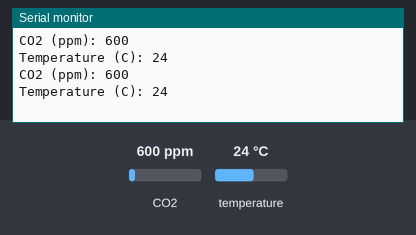
Bench run of a sketch on a simulated Arduino Uno, built with avr-gcc and run on an emulated ATmega328P. On the bench: the last lines printed to the serial monitor. Inputs (shaded band) come from the test bench; at power-on: CO2 600 ppm, temperature 24 °C.

Above: at 2.8 s.
2.9 s: CO2 set to 452 ppm
At 4.8 s:
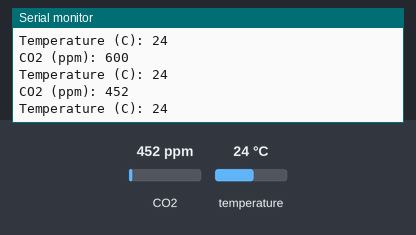
5.6 s: temperature set to 12 °C
At 7.1 s:
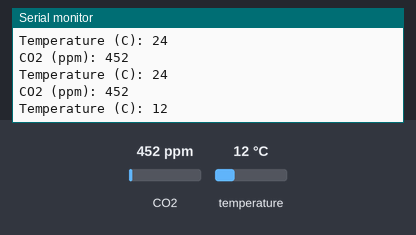
8.3 s: CO2 set to 1050 ppm
At 10.5 s:
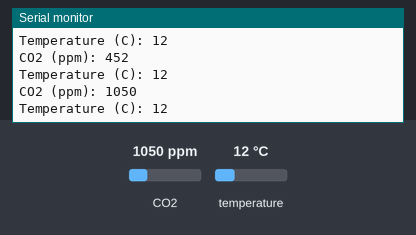
Timing chart, 0 to 12.0 s (numbered marks = the images above; inputs shaded):
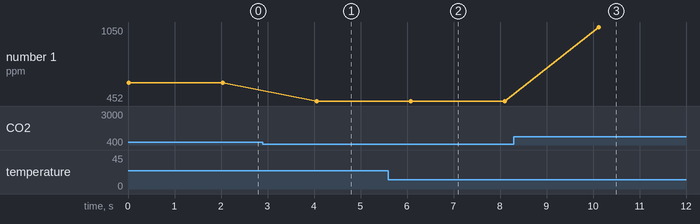

Measured:
- after the input at 2.9 s, the serial monitor: prints a new line after 1.2 s (image 1)
- after the input at 5.6 s, the serial monitor: prints a new line after 0.49 s (image 2)
- after the input at 8.3 s, the serial monitor: prints a new line after 1.8 s (image 3)
- plotted number 1: 600 → 452 after the input at 2.9 s, 452 → 1050 after the input at 8.3 s

The sketch:

test_co2.ino
```cpp
#include <Arduino.h>
#include "MHZ19.h"
#include <SoftwareSerial.h>                                // Remove if using HardwareSerial

#define RX_PIN 16                                          // Rx pin which the MHZ19 Tx pin is attached to
#define TX_PIN 17                                          // Tx pin which the MHZ19 Rx pin is attached to
#define BAUDRATE 9600                                    // Device to MH-Z19 Serial baudrate (should not be changed)

MHZ19 myMHZ19;                                             // Constructor for library
SoftwareSerial mySerial(RX_PIN, TX_PIN);                   // (Uno example) create device to MH-Z19 serial

unsigned long getDataTimer = 0;

void setup()
{
    Serial.begin(115200);                                     // Device to serial monitor feedback

    mySerial.begin(BAUDRATE);                               // (Uno example) device to MH-Z19 serial start
    myMHZ19.begin(mySerial);                                // *Serial(Stream) refence must be passed to library begin().

    myMHZ19.autoCalibration(false);                              // Turn auto calibration ON (OFF autoCalibration(false))
}

void loop()
{
        int CO2;

        /* note: getCO2() default is command "CO2 Unlimited". This returns the correct CO2 reading even
        if below background CO2 levels or above range (useful to validate sensor). You can use the
        usual documented command with getCO2(false) */

        CO2 = myMHZ19.getCO2();                             // Request CO2 (as ppm)

        Serial.print("CO2 (ppm): ");
        Serial.println(CO2);

        int8_t Temp;
        Temp = myMHZ19.getTemperature();                     // Request Temperature (as Celsius)
        Serial.print("Temperature (C): ");
        Serial.println(Temp);

        delay(2000);
}
```
